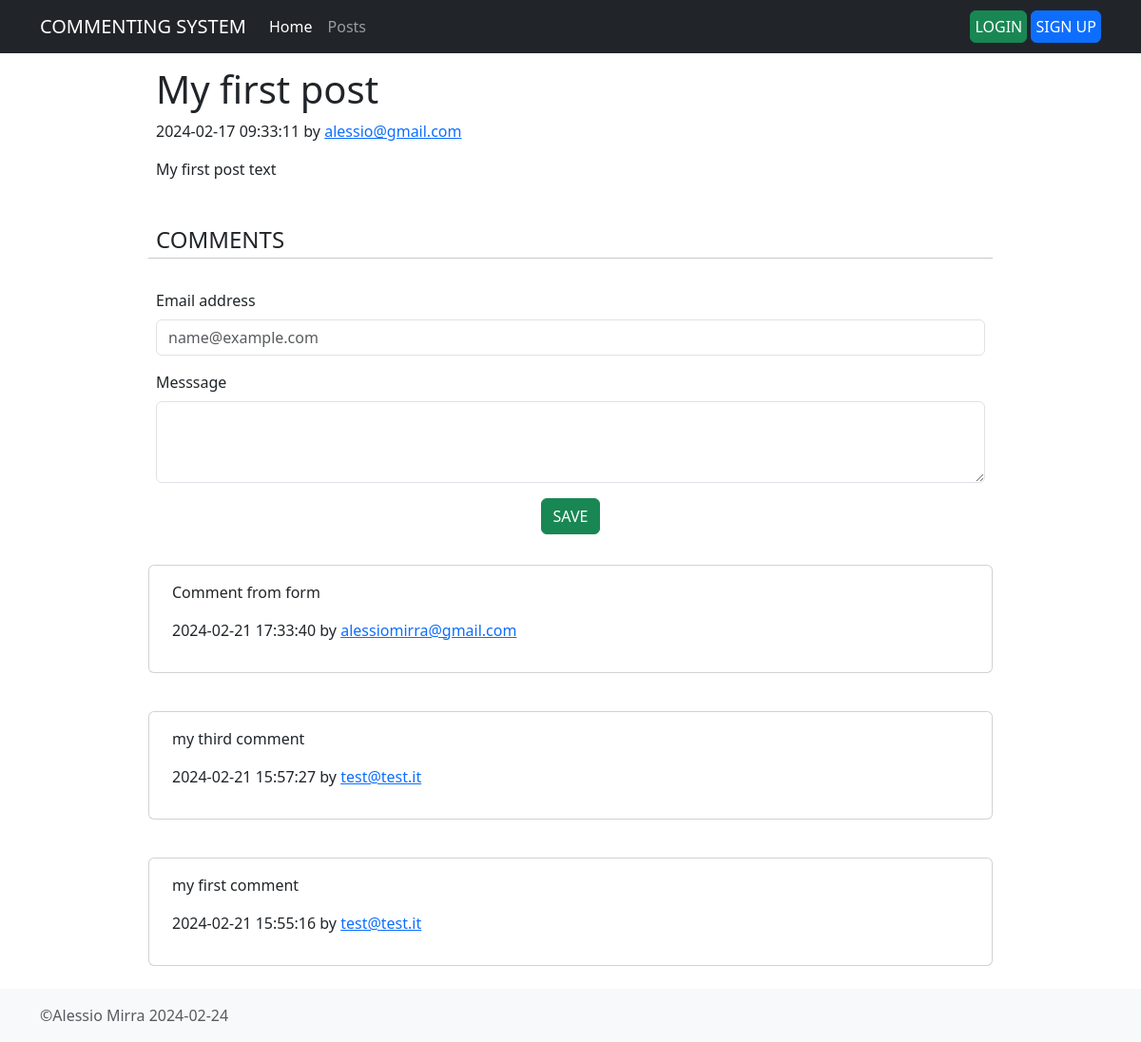
/posts/1, run on the app's committed database.
### tables this page shows
CREATE TABLE `posts` (
  `id` int(10) NOT NULL,
  `user_id` int(12) UNSIGNED NOT NULL,
  `title` varchar(255) NOT NULL,
  `message` text NOT NULL,
  `datecreated` datetime NOT NULL
);

CREATE TABLE `users` (
  `id` int(12) UNSIGNED NOT NULL,
  `username` varchar(64) NOT NULL,
  `email` varchar(64) NOT NULL,
  `fiscalcode` char(16) NOT NULL,
  `age` smallint(3) UNSIGNED NOT NULL,
  `avatar` varchar(64) DEFAULT NULL,
  `password` varchar(255) NOT NULL,
  `roletype` enum('admin','editor','user') NOT NULL DEFAULT 'user'
);

CREATE TABLE `postscomments` (
  `id` int(12) NOT NULL,
  `post_id` int(10) NOT NULL,
  `comment` text NOT NULL,
  `datecreated` datetime NOT NULL,
  `email` varchar(128) DEFAULT NULL,
  `user_id` int(12) UNSIGNED DEFAULT NULL
);

### helpers/functions.php (called while the page is built, shortened)
<?php
function view(string $view,array $data = [], string $viewDir = 'app/views/'): string {
    extract($data, EXTR_OVERWRITE);
        require $viewDir . $view.'.tpl.php';
        $content = ob_get_contents();
        return $content;
}
function isUserLoggedin(): bool{
    return $_SESSION['loggedin'] ?? false;
}

### app/Controllers/PostController.php (called while the page is built, shortened)
<?php
class PostController extends BaseController {
    protected Post $post;
    public function __construct(
            protected PDO $conn
    ) {
        $this->post = new Post($conn);
    }
    public function show(int $postid): void {
        $post = $this->post->findByPostId($postid);
        $comment = new Comment($this->conn);
        $comments = $comment->all($postid);
        $this->content = view('post', compact('post', 'comments'));
    }
}

### app/Models/Post.php (called while the page is built, shortened)
<?php
class Post {
    public function findByPostId(int $postId) {
        $ret = [];
        $sql = 'select p.* , u.email from posts  as p  INNER JOIN users as u';
        $sql .= ' ON u.id=p.user_id where p.id = :id';
        $stm = $this->conn->prepare($sql);
        if ($stm) {
            $res = $stm->execute(['id' => $postId]);
            if ($res) {
                $ret = $stm->fetch();
            }
        }
        return $ret;
    }
}

### app/Models/Comment.php (called while the page is built, shortened)
<?php
class Comment {
    public function all(int $postid): array {
        $result = [];
    $sql ='select p.*, u.email as user_email from postscomments as p  LEFT JOIN users as u ';
         $sql .= ' on p.user_id = u.id where post_id=:postid ORDER BY datecreated DESC';
         $stm = $this->conn->prepare($sql);
        $stm->bindParam(':postid', $postid, PDO::PARAM_INT);
        if ($stm) {
            $stm->execute();
            $result = $stm->fetchAll();
        }
        return $result;
    }
}

### app/Views/post.tpl.php (the view, shortened to what this page needs)
<div class="row d-flex justify-content-center g-3">
    <div class="col-md-9">
        <article>
            <h1><?= htmlentities($post->title) ?> </h1>
            <p>
                <time datetime="<?= $post->datecreated ?>"><?= $post->datecreated ?></time>
                by <span> <a href="mailto:<?= $post->email ?>"><?= $post->email ?></a>
            </p>
            <?= htmlentities($post->message) ?>
        </article>
        <div class="row d-flex justify-content-start g-3 mt-3">
            <h4 class="mb-0">COMMENTS</h4>
            <hr class="mt-1">
            <form action="/posts/<?=$post->id?>/comments" method="POST">
                <?php if(!isUserLoggedin()):  ?>
                <div class="mb-3">
                    <label for="email" class="form-label">Email address</label>
                    <input required type="email"  name="email" class="form-control" id="email" placeholder="name@example.com">
                </div>
                <?php endif; ?>
                <div class="mb-3">
                    <label for="comment" class="form-label">Messsage</label>
                    <textarea required name="comment" class="form-control" id="message" rows="3"></textarea>
                </div>
                    <div class="mb-3 text-center">
                    <button type="submit" class="btn btn-success">SAVE</button>
                </div>
            </form>
            <?php
            foreach ($comments as $comment):
            ?>
            <div class="card mb-4">
                <div class="card-body">
                    <p><?= $comment->comment ?> </p>
                    <div class="d-flex justify-content-between">
                        <div class="d-flex flex-row align-items-center">
                            <p>
                                <time datetime="<?= $comment->datecreated ?>"><?= $comment->datecreated ?></time>
                                <?php
                                    $email = $comment->email ?? $comment->user_email;
                                ?>
                                by <span> <a href="mailto:<?= $email ?>"><?= $email ?></a>
                            </p>
                        </div>
                    </div>
                </div>
            </div>
            <?php
            endforeach;
            ?>
        </div>
    </div>
</div>

### data on the page
posts: title "My first post", datecreated "2024-02-17 09:33:11", user.email "alessio@gmail.com", message "My first post text"
postscomments: comment "Comment from form", datecreated "2024-02-21 17:33:40", email "alessiomirra@gmail.com"
postscomments: comment "my third comment", datecreated "2024-02-21 15:57:27", email "test@test.it"
postscomments: comment "my first comment", datecreated "2024-02-21 15:55:16", email "test@test.it"
